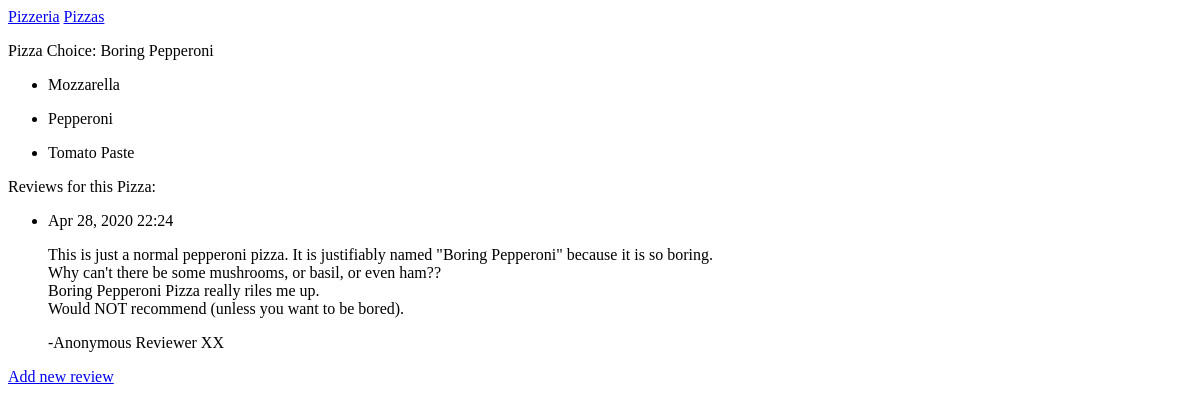
The page /pizza_choices/1/ on the database as committed earlier.
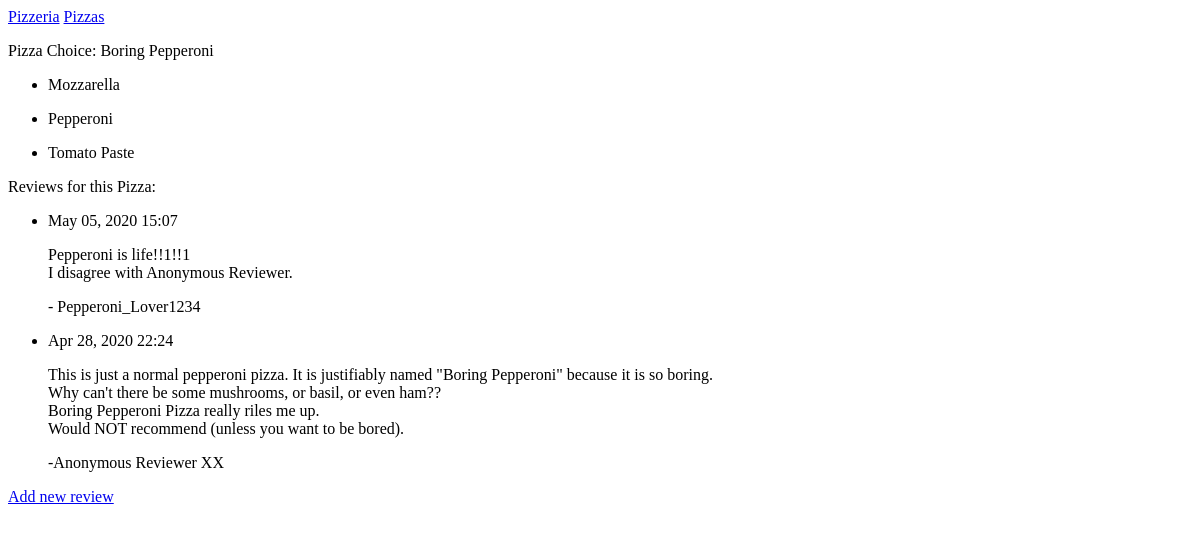
The same page on the database as committed later.
### pizzas/models.py (models this page shows, shortened)
class Pizza(models.Model):
    name= models.CharField(max_length=200)
    date_added = models.DateTimeField(auto_now_add=True)
    def __str__(self):
        return self.name

class Topping(models.Model):
    pizza = models.ForeignKey(Pizza, on_delete=models.CASCADE)
    name = models.CharField(max_length=50) # Toppings shouldn't be longer than 50 characters
    date_added = models.DateTimeField(auto_now_add=True)
    class Meta:
        verbose_name_plural = 'toppings'

class Review(models.Model):
    pizza = models.ForeignKey(Pizza, on_delete=models.CASCADE)
    review = models.TextField()
    date_added = models.DateTimeField(auto_now_add=True)
    class Meta:
        verbose_name_plural = 'reviews'

### pizzas/views.py (the view)
# urls.py: path('pizza_choices/<int:pizza_id>/', views.pizza_choice, name='pizza_choice'),
def pizza_choice(request, pizza_id):
    pizza_choice = Pizza.objects.get(id=pizza_id)
    toppings = pizza_choice.topping_set.order_by('name')
    reviews = pizza_choice.review_set.order_by("-date_added")
    context = {'pizza_choice':pizza_choice, 'toppings':toppings, 'reviews':reviews}
    return render(request, 'pizzas/pizza_choice.html', context)

### pizzas/templates/pizzas/pizza_choice.html
{% extends "pizzas/base.html" %}
{% block content %}
    <p>Pizza Choice: {{ pizza_choice }}</p>
    <ul>
        {% for topping in toppings %}
        <li>
            <p>{{ topping.name|linebreaks }}</p>
        </li>
        {% empty %}
            <li>There are no toppings for your pizza choice yet.</li>
        {% endfor %}
    </ul>
    <p>Reviews for this Pizza:</p>
    <ul>
        {% for review in reviews %}
        <li>
            <p>{{ review.date_added|date:'M d, Y H:i' }} </p>
            <p>{{ review.review|linebreaks }} </p>
        </li>
        {% empty %}
            <li> There are no reviews for this pizza yet.</li>
        {% endfor %}
    </ul>
    <p>
        <a href="{% url 'pizzas:new_review' pizza_choice.id %}">Add new review</a>
    </p>
    {% endblock content %}

### pizzas/templates/pizzas/base.html
<p>
    <a href = "{% url 'pizzas:index' %}">Pizzeria</a>
    <a href = "{% url 'pizzas:pizza_choices' %}">Pizzas</a>
</p>
{% block content %}{% endblock content %}

Rows that differ between the two databases and show on the page:
added Review: date_added "May 05, 2020 15:07", review "Pepperoni is life!!1!!1 I disagree with Anonymous Reviewer. - Pepperoni_Lover1234"
